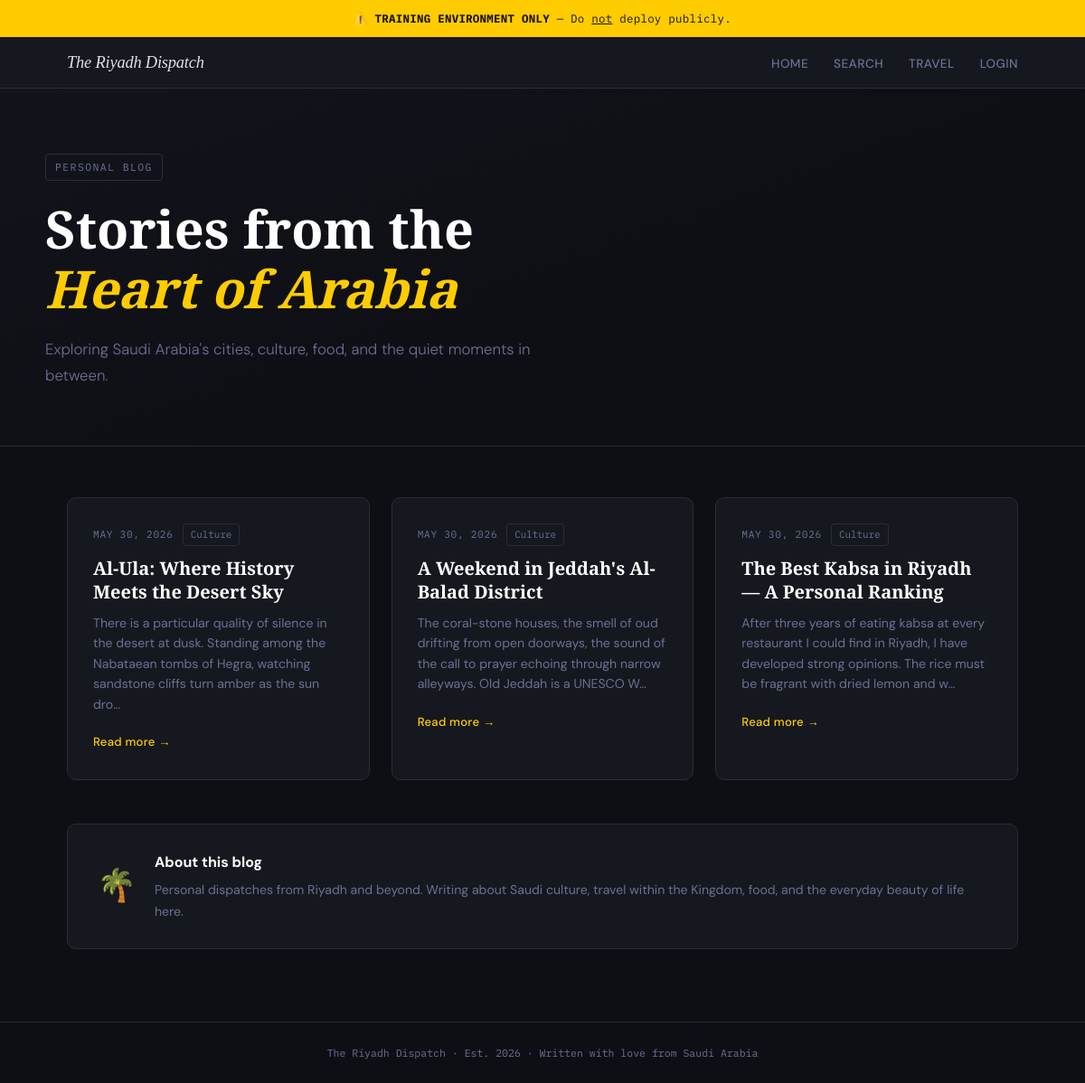
The page / on the database its author committed.
### tables this page shows
CREATE TABLE IF NOT EXISTS posts (
    id         INT AUTO_INCREMENT PRIMARY KEY,
    title      VARCHAR(200) NOT NULL,
    body       TEXT NOT NULL,
    author_id  INT NOT NULL,
    created_at DATETIME DEFAULT CURRENT_TIMESTAMP,
    FOREIGN KEY (author_id) REFERENCES users(id)
);

### includes/auth.php (called while the page is built, shortened)
<?php
require_once __DIR__ . '/db.php';
function isLoggedIn(): bool {
    return isset($_SESSION['user_id']);
}

### includes/db.php (called while the page is built, shortened)
<?php
function getDB(): PDO {
    $host = getenv('DB_HOST') ?: 'db';
    $name = getenv('DB_NAME') ?: 'xsslab';
    $user = getenv('DB_USER') ?: 'labuser';
    $pass = getenv('DB_PASS') ?: 'labpass123';
    $dsn = "mysql:host=$host;dbname=$name;charset=utf8mb4";
    $pdo = new PDO($dsn, $user, $pass, [
        PDO::ATTR_ERRMODE            => PDO::ERRMODE_EXCEPTION,
        PDO::ATTR_DEFAULT_FETCH_MODE => PDO::FETCH_ASSOC,
        PDO::ATTR_EMULATE_PREPARES   => false,
    ]);
    return $pdo;
}

### public/index.php (the view, shortened to what this page needs)
<?php
require_once __DIR__ . '/../includes/header.php';
require_once __DIR__ . '/../includes/db.php';
$stmt = getDB()->prepare(
    'SELECT p.id, p.title, p.body, p.created_at, u.username
     FROM posts p
     JOIN users u ON u.id = p.author_id
     ORDER BY p.created_at DESC'
);
$stmt->execute();
$posts = $stmt->fetchAll();
?>
<header class="hero">
  <div class="hero-inner">
    <span class="hero-tag">Personal Blog</span>
    <h1>Stories from the<br/><em>Heart of Arabia</em></h1>
    <p class="hero-sub">Exploring Saudi Arabia's cities, culture, food, and the quiet moments in between.</p>
  </div>
</header>
<main class="main-content">
  <section class="posts-grid">
    <?php foreach ($posts as $post): ?>
    <article class="post-card">
      <div class="post-card-meta">
        <span class="post-date"><?= htmlspecialchars(date('M j, Y', strtotime($post['created_at']))) ?></span>
        <span class="post-tag">Culture</span>
      </div>
      <h2><a href="/post.php?id=<?= (int)$post['id'] ?>"><?= htmlspecialchars($post['title']) ?></a></h2>
      <p><?= htmlspecialchars(substr($post['body'], 0, 160)) ?>…</p>
      <a class="read-more" href="/post.php?id=<?= (int)$post['id'] ?>">Read more →</a>
    </article>
    <?php endforeach; ?>
  </section>
  <section class="about-strip">
    <div class="about-avatar">🌴</div>
    <div class="about-text">
      <h3>About this blog</h3>
      <p>Personal dispatches from Riyadh and beyond. Writing about Saudi culture, travel within the Kingdom, food, and the everyday beauty of life here.</p>
    </div>
  </section>
</main>
<?php include __DIR__ . '/../includes/footer.php'; ?>

### includes/header.php (shortened to what this page needs)
<?php
require_once __DIR__ . '/auth.php';
?>
<!DOCTYPE html>
<html lang="en">
<head>
  <link rel="stylesheet" href="/css/style.css"/>
</head>
<body>
<div class="warning-banner">
  ⚠️ <strong>TRAINING ENVIRONMENT ONLY</strong> — Do <u>not</u> deploy publicly.
</div>
<nav class="navbar">
  <div class="nav-inner">
    <a class="nav-logo" href="/index.php">The Riyadh Dispatch</a>
    <ul class="nav-links">
      <li><a href="/index.php">Home</a></li>
      <li><a href="/xss/search.php">Search</a></li>
      <li><a href="/xss/dom.php">Travel</a></li>
      <?php if (isLoggedIn()): ?>
        <?php if (isAdmin()): ?>
          <li><a href="/admin/index.php">Admin</a></li>
        <?php endif; ?>
        <li><a href="/logout.php">Logout (<?= htmlspecialchars($_SESSION['username']) ?>)</a></li>
      <?php else: ?>
        <li><a href="/login.php">Login</a></li>
      <?php endif; ?>
    </ul>
  </div>
</nav>

### includes/footer.php
<footer class="site-footer">
  <p>The Riyadh Dispatch &middot; Est. 2026 &middot; Written with love from Saudi Arabia</p>
</footer>
</body>
</html>

### public/css/style.css (style rules this page uses)
*, *::before, *::after { box-sizing: border-box; margin: 0; padding: 0; }
:root { --bg: #0e0f14; --surface: #16181f; --surface2: #1e2028; --border: #2a2d38; --text: #dde1ec; --muted: #6b7094; --accent-r: #ff5c5c; --accent-d: #5cc8ff; --accent-s: #5dffb0; --accent-w: #ffcc00; --radius: 10px; --font-sans: 'DM Sans', sans-serif; --font-display:'Playfair Display', serif; --font-mono: 'IBM Plex Mono', monospace; }
html { scroll-behavior: smooth; }
body { font-family: var(--font-sans); background: var(--bg); color: var(--text); min-height: 100vh; line-height: 1.7; font-size: 16px; }
a { color: inherit; text-decoration: none; }
.warning-banner { background: var(--accent-w); color: #1a1200; text-align: center; padding: 10px 20px; font-family: var(--font-mono); font-size: 0.78rem; letter-spacing: 0.02em; position: sticky; top: 0; z-index: 100; }
.warning-banner strong { font-weight: 700; }
.navbar { background: var(--surface); border-bottom: 1px solid var(--border); position: sticky; top: 40px; z-index: 90; }
.nav-inner { max-width: 1100px; margin: 0 auto; padding: 0 24px; display: flex; align-items: center; justify-content: space-between; height: 56px; }
.nav-logo { font-family: var(--font-display); font-size: 1.15rem; font-style: italic; color: var(--text); letter-spacing: -0.01em; }
.nav-links { list-style: none; display: flex; gap: 28px; }
.nav-links a { font-size: 0.85rem; font-weight: 500; color: var(--muted); transition: color .2s; letter-spacing: 0.03em; text-transform: uppercase; }
.hero { background: linear-gradient(160deg, #12141c 0%, #0e0f14 60%); border-bottom: 1px solid var(--border); padding: 72px 24px 64px; }
.hero-inner { max-width: 1100px; margin: 0 auto; }
.hero-tag { font-family: var(--font-mono); font-size: 0.72rem; letter-spacing: 0.12em; text-transform: uppercase; color: var(--muted); display: inline-block; border: 1px solid var(--border); padding: 4px 10px; border-radius: 4px; margin-bottom: 20px; }
.hero h1 { font-family: var(--font-display); font-size: clamp(2.4rem, 5vw, 3.6rem); line-height: 1.15; font-weight: 700; color: #fff; max-width: 640px; }
.hero h1 em { font-style: italic; color: var(--accent-w); }
.hero-sub { margin-top: 20px; max-width: 560px; color: var(--muted); font-size: 1.05rem; font-weight: 300; }
.main-content { max-width: 1100px; margin: 0 auto; padding: 56px 24px 80px; }
.post-date, .post-category { font-family: var(--font-mono); font-size: 0.72rem; text-transform: uppercase; letter-spacing: 0.08em; color: var(--muted); }
.posts-grid { display: grid; grid-template-columns: repeat(auto-fit, minmax(300px, 1fr)); gap: 24px; margin-bottom: 48px; }
.post-card { background: var(--surface); border: 1px solid var(--border); border-radius: var(--radius); padding: 28px; transition: transform .22s, box-shadow .22s; }
.post-card-meta { display: flex; gap: 10px; align-items: center; margin-bottom: 12px; }
.post-date { font-family: var(--font-mono); font-size: 0.7rem; color: var(--muted); text-transform: uppercase; letter-spacing: 0.06em; }
.post-tag { font-family: var(--font-mono); font-size: 0.68rem; padding: 2px 8px; border-radius: 4px; border: 1px solid var(--border); color: var(--muted); }
.post-card h2 { font-family: var(--font-display); font-size: 1.25rem; color: #fff; margin-bottom: 10px; line-height: 1.3; }
.post-card h2 a { color: inherit; }
.post-card p { color: var(--muted); font-size: 0.88rem; line-height: 1.6; margin-bottom: 16px; }
.read-more { font-size: 0.82rem; font-weight: 500; color: var(--accent-w); letter-spacing: 0.02em; }
.about-strip { display: flex; gap: 20px; align-items: center; background: var(--surface); border: 1px solid var(--border); border-radius: var(--radius); padding: 28px 32px; margin-bottom: 0; }
.about-avatar { font-size: 2.2rem; flex-shrink: 0; }
.about-text h3 { font-size: 1rem; color: #fff; margin-bottom: 6px; }
.about-text p { color: var(--muted); font-size: 0.88rem; }
.site-footer { border-top: 1px solid var(--border); text-align: center; padding: 24px; font-family: var(--font-mono); font-size: 0.72rem; color: var(--muted); }

### rows shown on the page
posts: created_at "MAY 30, 2026", title "Al-Ula: Where History Meets the Desert Sky", body "There is a particular quality of silence in the desert at dusk. Standing among the Nabataean tombs of Hegra, watching sandstone cliffs turn amber as the sun dro"
posts: created_at "MAY 30, 2026", title "A Weekend in Jeddah's Al-Balad District", body "The coral-stone houses, the smell of oud drifting from open doorways, the sound of the call to prayer echoing through narrow alleyways. Old Jeddah is a UNESCO W"
posts: created_at "MAY 30, 2026", title "The Best Kabsa in Riyadh — A Personal Ranking", body "After three years of eating kabsa at every restaurant I could find in Riyadh, I have developed strong opinions. The rice must be fragrant with dried lemon and w"
